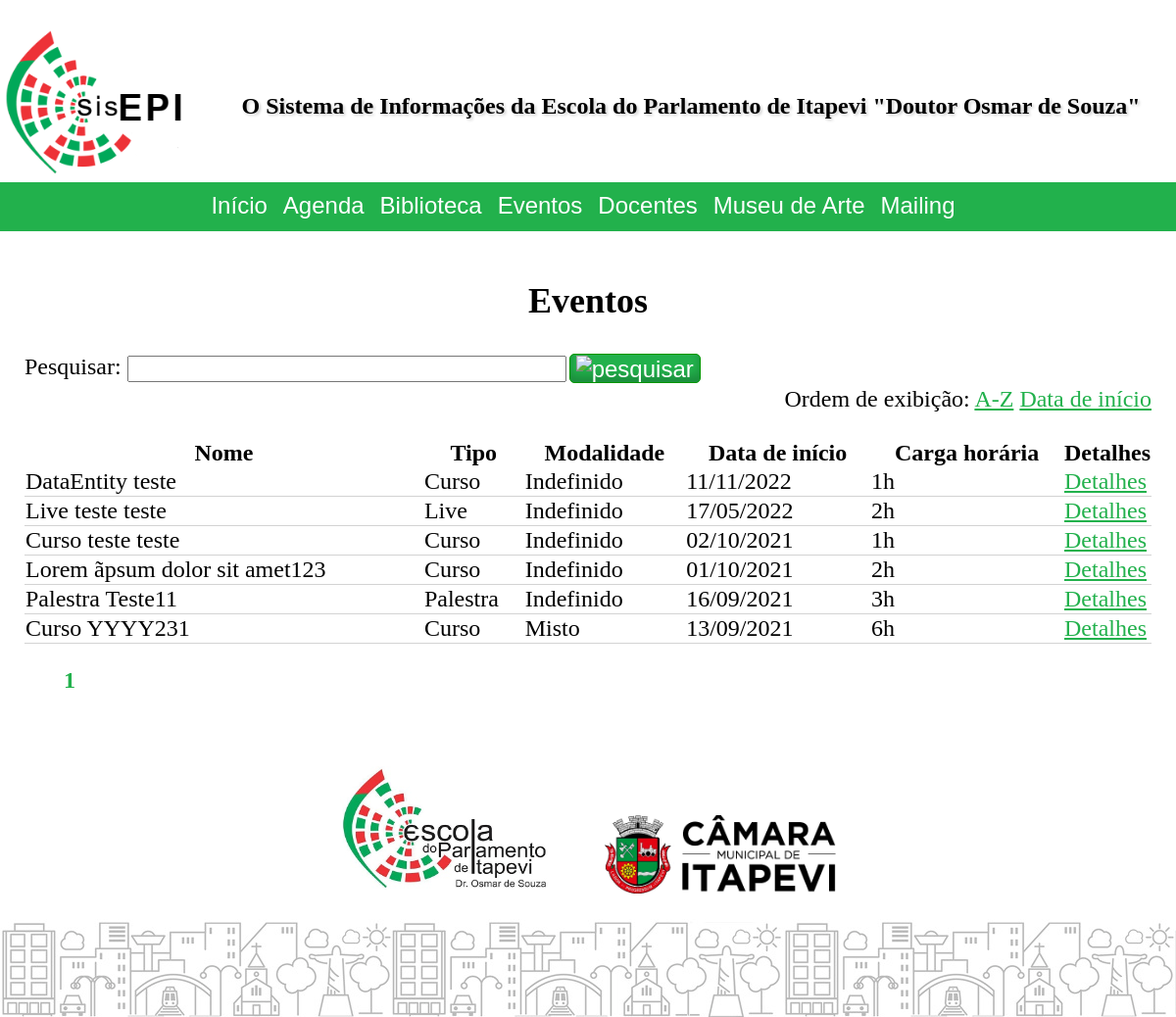
The page /public/index.php?cont=events&action=home&pageNum=1 on the database its author committed.
### tables this page shows
CREATE TABLE `events` (
  `id` int UNSIGNED NOT NULL,
  `name` varchar(120) DEFAULT 'Evento sem nome',
  `typeId` int NOT NULL,
  `subscriptionListNeeded` tinyint(1) DEFAULT NULL,
  `subscriptionListOpeningDate` date DEFAULT NULL,
  `subscriptionListClosureDate` date DEFAULT NULL,
  `maxSubscriptionNumber` int DEFAULT NULL,
  `allowLateSubscriptions` tinyint(1) NOT NULL DEFAULT '0',
  `posterImageAttachmentFileName` varchar(120) DEFAULT NULL,
  `responsibleForTheEvent` varchar(120) DEFAULT NULL,
  `customInfosJson` json DEFAULT NULL,
  `moreInfos` mediumtext,
  `certificateText` varchar(500) DEFAULT NULL,
  `certificateBgFile` varchar(255) DEFAULT NULL,
  `checklistId` int DEFAULT NULL,
  `surveyTemplateId` int UNSIGNED DEFAULT NULL,
  `subscriptionTemplateId` int NOT NULL
);

CREATE TABLE `enums` (
  `type` varchar(10) NOT NULL,
  `id` int UNSIGNED NOT NULL,
  `value` varchar(120) NOT NULL
);

### public/controller/component/DataGrid.class.php (called while the page is built, shortened)
<?php
class DataGridComponent extends ComponentBase
{
	public function __construct($dataRowsArray = null)
	{
		$this->dataRows = $dataRowsArray;
	}
	public $dataRows;
	public $detailsButtonURL, $editButtonURL, $deleteButtonURL = null;
	public $RudButtonsFunctionParamName = "id";
	public $columnsToHide = [];
	public function render()
	{
		$dataRows = $this->dataRows;
		$columnsToHide = $this->columnsToHide;
		$detailsButtonURL = $this->detailsButtonURL;
		$RudButtonsFunctionParamName = $this->RudButtonsFunctionParamName;
		$view = $this->get_view();
		require($view);
	}
}

### model/SqlSelector.php (called while the page is built, shortened)
<?php
class SqlSelector
{
    private array $selectColumns = [];
    private string $fromTable;
    private array $joins = [];
    private string $groupBy;
    private string $orderBy;
    private string $limit;
    private array $values = [];
    private string $bindParamTypes = "";
    public function setTable($table)
    {
        $this->fromTable = $table;
    }
    public function addSelectColumn($col)
    {
        $this->selectColumns[] = $col;
    }
    public function addJoin($join)
    {
        $this->joins[] = $join;
    }
    public function setGroupBy($groupBy)
    {
        $this->groupBy = $groupBy;
    }
    public function setOrderBy($orderBy)
    {
        $this->orderBy = $orderBy;
    }
    public function setLimit($limit)
    {
        $this->limit = $limit;
    }
    public function addValues(string $bindParamTypes, array $valuesArray)
    {
        $this->bindParamTypes .= $bindParamTypes;
        $this->values = [...$this->values, ...$valuesArray];
    }
    public function run(mysqli $conn, int $mode = self::RETURN_SINGLE_ASSOC)
    {
        $finalSql = "SELECT " . implode(',', $this->selectColumns) . " FROM " . $this->fromTable . ' ' .
        implode(' ', $this->joins) . ' ';
        if (!empty($this->groupBy))
            $finalSql .= 'GROUP BY ' . $this->groupBy . ' ';
        if (!empty($this->orderBy))
            $finalSql .= 'ORDER BY ' . $this->orderBy . ' ';
        if (!empty($this->limit))
            $finalSql .= 'LIMIT ' . $this->limit . ' ';
        $stmt = $conn->prepare($finalSql);
        if (strlen($this->bindParamTypes) > 0)
            $stmt->bind_param($this->bindParamTypes, ...$this->values);
        $stmt->execute();
        $result = $stmt->get_result();
        $output = null;
        switch ($mode)
        {
            case self::RETURN_ALL_ASSOC:
                $output = $result->num_rows > 0 ? $result->fetch_all(MYSQLI_ASSOC) : [];
                break;
            case self::RETURN_FIRST_COLUMN_VALUE:
            default:
                $output = $result->num_rows > 0 ? $result->fetch_row()[0] : null;
                break;
        }
        return $output;
    }
}

### public/model/events/Event.php (called while the page is built, shortened)
<?php
class Event extends DataEntity
{
    protected string $databaseTable = 'events';
    public function getMultiplePartially(mysqli $conn, $page, $numResultsOnPage, $_orderBy, $searchKeywords) : array
    {
        $selector = new SqlSelector();
        $selector->addSelectColumn('events.id ');
        $selector->addSelectColumn('events.name ');
        $selector->addSelectColumn('MIN(eventdates.date) AS date ');
        $selector->addSelectColumn("SEC_TO_TIME( SUM( TIME_TO_SEC( TIMEDIFF( endTime, beginTime ) ) ) ) AS 'hours'");
        $selector->addSelectColumn('enums.value AS typeName ');
        $selector->addSelectColumn("(SELECT group_concat(COALESCE(eventlocations.type, 'null')) from eventdates left join eventlocations on eventlocations.id = eventdates.locationId where eventdates.eventId = events.id) as locTypes ");
        $selector->setTable($this->databaseTable);
        $selector->addJoin('INNER JOIN eventdates ON eventdates.eventId = events.id ');
        $selector->addJoin("inner JOIN enums on enums.type = 'EVENT' and enums.id = events.typeId ");
        $selector->setGroupBy("{$this->databaseTable}.id, {$this->databaseTable}.name ");
        switch ($_orderBy)
        {
            case 'date':
            default:
                $selector->setOrderBy('eventdates.date DESC ');
                break;
        }
		$calc_page = ($page - 1) * $numResultsOnPage;
        $selector->setLimit(' ?,? ');
        $selector->addValues('ii', [ $calc_page, $numResultsOnPage ]);
        $drs = $selector->run($conn, SqlSelector::RETURN_ALL_ASSOC);
        $output = [];
        foreach ($drs as $dr)
        {
            $new = new Event();
            $new->fillPropertiesFromDataRow($dr);
            $output[] = $new;
        }
        return $output;
    }
}

### public/controller/events.controller.php (called while the page is built, shortened)
<?php
require_once __DIR__ . '/../model/events/Event.php';
final class events extends BaseController
{
	public function home()
	{
		require_once("controller/component/DataGrid.class.php");
		$getter = new \Model\Events\Event();
		$conn = createConnectionAsEditor();
		try
		{
			$paginatorComponent = new PaginatorComponent($getter->getCount($conn, $_GET['q'] ?? ''), 20);
			$events = $getter->getMultiplePartially($conn,
													$paginatorComponent->pageNum,
													$paginatorComponent->numResultsOnPage,
													$_GET['orderBy'] ?? '',
													$_GET['q'] ?? '');
			$transformRules =
			[
				'id' => fn($e) => $e->id,
				'Nome' => fn($e) => $e->name,
				'Tipo' => fn($e) => $e->getOtherProperties()->typeName,
				'Modalidade' => fn($e) => Data\getEventMode($e->getOtherProperties()->locTypes),
				'Data de início' => fn($e) => date_create($e->getOtherProperties()->date)->format('d/m/Y'),
				'Carga horária' => fn($e) => round(timeStampToHours($e->getOtherProperties()->hours), 1) . 'h'
			];
			$dataGridComponent = new DataGridComponent(Data\transformDataRows($events, $transformRules));
			$dataGridComponent->detailsButtonURL = URL\URLGenerator::generateSystemURL("events", "view", "{param}");
		}
		catch (Exception $e)
		{
			$this->pageMessages[] = $e->getMessage();
		}
		finally { $conn->close(); }
	}
}

### public/includes/URL/URLGenerator.php (called while the page is built, shortened)
<?php
abstract class URLGenerator
{
	public static bool $useFriendlyURL;
	private static function appendQueryString($queryString = null, $directFileAccess = false)
	{
		$qsFinal = "";
		if (!empty($qsFinal))
			return self::$useFriendlyURL || $directFileAccess ? "?$qsFinal" : "&$qsFinal";
		else
			return "";
	}
	public static function generateSystemURL($controller, $action = "home", $id = null, $queryString = null)
	{
		$url = self::$useFriendlyURL ? self::URLBase . "/public/$controller/$action" : self::URLBase . "/public/index.php?cont=$controller&action=$action";
		if (!empty($id))
			$url .= self::$useFriendlyURL ? "/$id" : "&id=$id";
		$url .= self::appendQueryString($queryString);
		return $url;
	}
}

### public/view/component/DataGrid.view.php (the view, shortened to what this page needs)
<?php
if (isset($dataRows[0]))
{
	function formatCellContent($value)
	{
		if ($value instanceof DataGridIcon)
			return $value->generateHTML();
		else
			return nl2br(hsc($value));
	}
?>
<table>
	<thead>
		<tr>
			<?php
			$count = 0;
			foreach ($dataRows[0] as $column => $value)
			{
				$count++;
				if (in_array($column, $columnsToHide) === false)
				{
					echo "<th>" . $column . "</th>";
				}
				if ($count === count($dataRows[0]))
				{
					if (isset($detailsButtonURL) && !isset($columnNameAsDetailsButton)) echo '<th class="shrinkCell">Detalhes</th>';
				}
			}
			?>
		</tr>
	</thead>
	<tbody>
		<?php
		foreach ($dataRows as $row)
		{
			echo "<tr>";
			$count = 0;
			foreach ($row as $column => $value)
			{
				$count++;
				if (in_array($column, $columnsToHide) === false)
				{
					if (isset($columnNameAsDetailsButton) && $columnNameAsDetailsButton === $column)
					{
						echo '<td><a href="' . str_replace("{param}", $row[$RudButtonsFunctionParamName], $detailsButtonURL) . '">' . formatCellContent($value) . '</a></td>';
					}
					else
					{
						echo "<td>" . formatCellContent($value) . "</td>";
					}
				}
				if ($count === count($row))
				{
					if (isset($detailsButtonURL) && !isset($columnNameAsDetailsButton)) echo '<td class="shrinkCell"><a href="' . str_replace("{param}", $row[$RudButtonsFunctionParamName], $detailsButtonURL) .  '">Detalhes</a></td>';
				}
			}
			echo "</tr>";
		}
		?>
	</tbody>
</table>
<?php
}
else
	echo "Não há dados disponíveis.";
?>

### public/sisepi_public.css (style rules this page uses)
body { background-color: white; color: black; font-size: x-large; margin: 0; }
a { color: #22B14C }
table { border-collapse: collapse; width: 100%; }
table td { border-bottom: 1px solid lightgray; }
th.shrinkCell, td.shrinkCell { width: 10px; white-space: nowrap; }

### rows shown on the page
events: name "DataEntity teste", enums.value "Curso", value "Indefinido", value "11/11/2022", value "1h"
events: name "Live teste teste", enums.value "Live", value "Indefinido", value "17/05/2022", value "2h"
events: name "Curso teste teste", enums.value "Curso", value "Indefinido", value "02/10/2021", value "1h"
events: name "Lorem ãpsum dolor sit amet123", enums.value "Curso", value "Indefinido", value "01/10/2021", value "2h"
events: name "Palestra Teste11", enums.value "Palestra", value "Indefinido", value "16/09/2021", value "3h"
events: name "Curso YYYY231", enums.value "Curso", value "Misto", value "13/09/2021", value "6h"

### other values the page prints
$this->subtitle "Eventos"
$column "Nome"
$column "Tipo"
$column "Modalidade"
$column "Data de início"
$column "Carga horária"
$pageNum "1"
